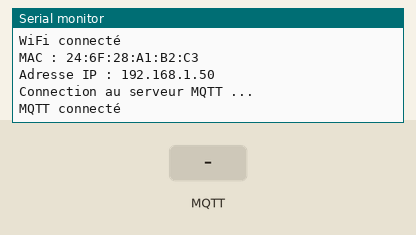
Recording of a program running on a simulated ESP8266 (NodeMCU). Parts: the last lines printed to the serial monitor. Inputs (shaded band) come from the test bench. WiFi joins after 1.5 s; servers stay silent unless stated; no MQTT or app messages arrive unless stated.

Above: at 2.7 s.
2.8 s: MQTT message "1" arrives on the first subscribed topic
At 4.0 s:
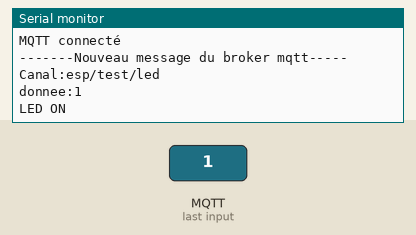
4.3 s: MQTT message "0" arrives on the first subscribed topic
At 5.3 s:
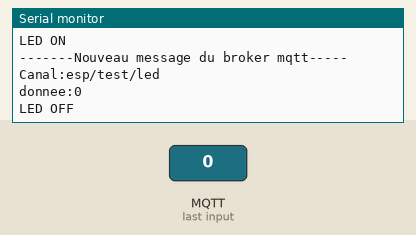
5.8 s: MQTT message "on" arrives on the first subscribed topic
At 6.4 s:
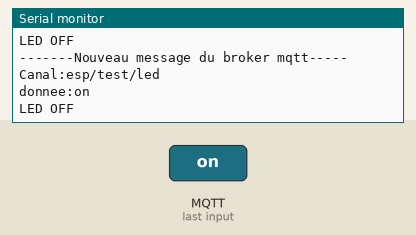
7.3 s: MQTT message "off" arrives on the first subscribed topic
At 8.8 s:
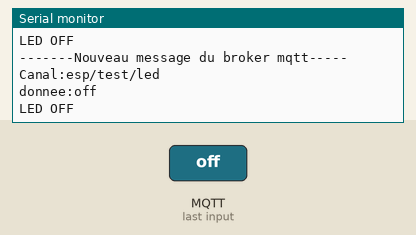

The program:

main.cpp
```cpp
#include "Arduino.h"
#include <ESP8266WiFi.h>      //Library for WiFi management on an ESP8266.
#include <ESP8266WiFiMulti.h> //Additional library for WiFi management on an ESP8266.
#include <PubSubClient.h>     //Library for MQTT management.

//WIFI
const char *ssid = "Usine";         //The network's SSID.
const char *password = "nainporte"; //The network's Password.
#define durationSleep 10            //Secondes.
#define NB_TRYWIFI 10               //Number of tests for the wifi connection.
//MQTT
const char *mqtt_server = "192.20.2.112"; //Broker Mqtt's IP Adress.
const int mqttPort = 1883;                //Broker use port.
long tps = 0;

ESP8266WiFiMulti WiFiMulti;
WiFiClient espClient;
PubSubClient client(espClient);

int sensorPin = 0; //The analog Pin use by the TMP36 sensor.

//Callback must be present to subscribe to a topic and to plan an action
void callback(char *topic, byte *payload, unsigned int length)
{
   Serial.println("-------Nouveau message du broker mqtt-----");
   Serial.print("Canal:");
   Serial.println(topic);
   Serial.print("donnee:");
   Serial.write(payload, length);
   Serial.println();
   if ((char)payload[0] == '1')
   {
      Serial.println("LED ON");
      digitalWrite(2, HIGH);
   }
   else
   {
      Serial.println("LED OFF");
      digitalWrite(2, LOW);
   }
}

void reconnect()
{
   //Connection to the MQTT Broker.
   while (!client.connected())
   {
      Serial.println("Connection au serveur MQTT ...");
      //Serial display of connection status if established.
      if (client.connect("ESP32Client"))
      {
         Serial.println("MQTT connecté");
      }
      //If the connection failed, serial display of the error.
      else
      {
         Serial.print("echec, code erreur= ");
         Serial.println(client.state());
         Serial.println("nouvel essai dans 2s");
         delay(2000);
      }
   }
   client.subscribe("esp/test/led"); //Subscription to the led topic to order a led.
}

void setup_wifi()
{
   //Connexion at the wifi.
   WiFiMulti.addAP(ssid, password);

   //Initialization of the number of trials.
   int _try = 0;
   //If the connection is not established and as long as the maximum number of attempts is not reached, retry a connection every 2 seconds.
   while (WiFiMulti.run() != WL_CONNECTED)
   {
      Serial.print("...");
      delay(2000);
      _try++;
      //If the maximum number of tries is reached, send esp in sleep mode for 1h.
      if (_try >= NB_TRYWIFI)
      {
         Serial.println("Impossible to connect WiFi network, go to deep sleep");
         ESP.deepSleep(durationSleep * 360);
      }
   }

   //serial display of wifi connection information.
   Serial.println("");
   Serial.println("WiFi connecté");
   Serial.print("MAC : ");
   Serial.println(WiFi.macAddress());
   Serial.print("Adresse IP : ");
   Serial.println(WiFi.localIP());
}

void setup_mqtt()
{
   client.setServer(mqtt_server, mqttPort); //Definition of the connection path to the MQTT broker.
   client.setCallback(callback);            //Declaration of the subscription function
   reconnect();
}

//Function to publish a float on a topic.
void mqtt_publish(String topic, float t)
{
   char top[topic.length() + 1];
   topic.toCharArray(top, topic.length() + 1);
   char t_char[50];
   String t_str = String(t);
   t_str.toCharArray(t_char, t_str.length() + 1);
   client.publish(top, t_char);
}

void setup()
{
   Serial.begin(115200);
   //Call the method of the wifi setup.
   setup_wifi();
   //Call the method of the MQTT setup.
   setup_mqtt();
   //Send a test publication.
   client.publish("esp82/test", "Hello from ESP8266");
}

void loop()
{
   reconnect();
   client.loop();
   //We do not use a delay so as not to block the reception of messages
   if (millis() - tps > 3600000)
   {
      tps = millis();

      int reading = analogRead(sensorPin);
      // measure the 3v with a meter for an accurate value
      float voltage = reading * 3;
      voltage /= 1024.0;

      // now print out the temperature
      float temperatureC = (voltage - 0.5) * 100;
      // Publication of the temperature to the MQTT broker via the topic "esp82/temperature"
      mqtt_publish("esp82/temperature", temperatureC);
      // debug message for sensor values
      Serial.print("temperature : ");
      Serial.print(temperatureC);
      Serial.println(" degrees C");
   }
}
```

Measured:
- after the input at 2.8 s, the serial monitor: prints a new line at once (image 1)
- after the input at 4.3 s, the serial monitor: prints a new line at once (image 2)
- after the input at 5.8 s, the serial monitor: prints a new line at once (image 3)
- after the input at 7.3 s, the serial monitor: prints a new line at once (image 4)
